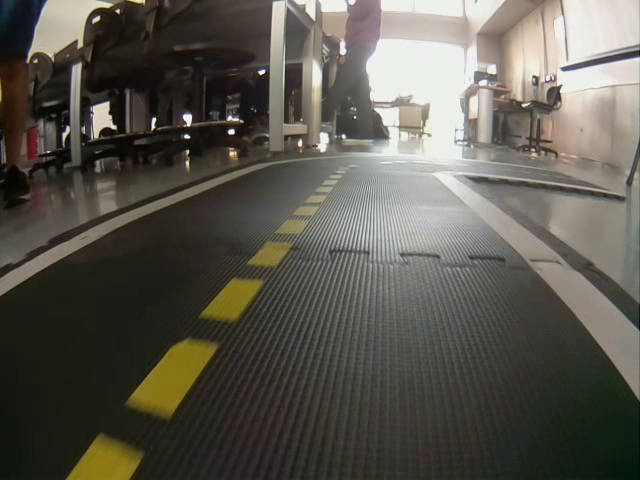
#> input picture frame 16 of images/film4.avi, 640 x 480 px, given in place of film5.avi, which was not available
$ python 01_middle_frame.py
#> lines starting #> are read from the running program, lines starting #| are printed output that depends on the picture; after the words box and inside, x2 and y2 are one past the last pixel; in counts of white or black regions, pixels touching at a corner belong together; pictures that were not available may be replaced by others from this repository, and a replacement may not be noted
import cv2
import numpy as np

lvideo = "images/film5.avi"
video = cv2.VideoCapture(lvideo)

distResolution = 1
angleResolution = 1*np.pi/180
minVotes = 5
minLineLength = 5
maxLineGap = 10

while True:

    ret, orig_frame = video.read()
#> orig_frame is the input picture: shape (480, 640, 3); mean B, G, R 79.2, 87.8, 90.7

    orig_frame = cv2.flip(orig_frame, -1)
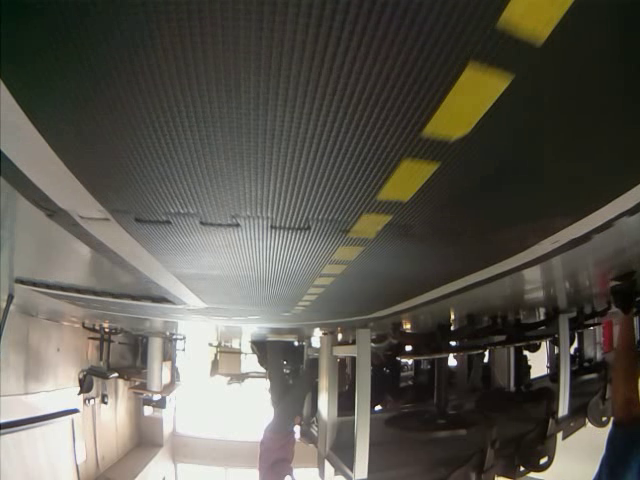
#> orig_frame: shape (480, 640, 3); mean B, G, R 79.2, 87.8, 90.7

    if not ret:
        video = cv2.VideoCapture(lvideo)
        continue

    frame = cv2.GaussianBlur(orig_frame, (5, 5), 0)

    hsv = cv2.cvtColor(frame, cv2.COLOR_BGR2HSV)
#> hsv: shape (480, 640, 3); mean H, S, V 32, 48.4, 91.9

    low_yellow = np.array([20, 42, 195])
    up_yellow = np.array([54, 255, 255])
    mask = cv2.inRange(hsv, low_yellow, up_yellow)
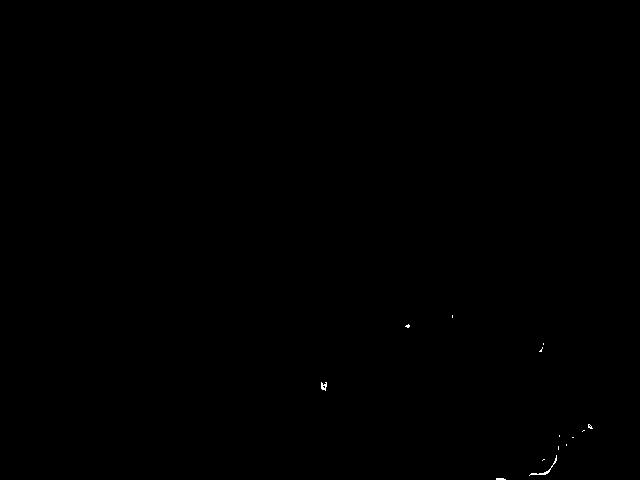
#> mask: shape (480, 640); 0.06% white in thin lines or dots, all inside (x1, y1, x2, y2) = (321, 315, 593, 480)

    edges = cv2.Canny(mask, 100, 150)
#> edges: shape (480, 640); 0.06% white in thin lines or dots, all inside (x1, y1, x2, y2) = (320, 314, 593, 480)
    lines = cv2.HoughLinesP(edges, distResolution, angleResolution, minVotes, maxLineGap= maxLineGap)
#> lines = 36 rows, first 6: [557, 457, 558, 435], [530, 475, 534, 472], [551, 468, 559, 447], [543, 342, 544, 344], [496, 478, 502, 477], [451, 316, 453, 316]

    if lines is not None:
        for line in lines:
            x1, y1, x2, y2 = line[0]
            cv2.line(frame, (x1, y1), (x2, y2), (0, 255, 0), 5)
#> this loop made 36 passes
#> (x1, y1, x2, y2) on passes 1 to 12: (557, 457, 558, 435), (530, 475, 534, 472), (551, 468, 559, 447), (543, 342, 544, 344), (496, 478, 502, 477), (451, 316, 453, 316), (528, 475, 532, 472), (555, 455, 573, 438), (405, 326, 408, 324), (539, 351, 539, 351), (546, 471, 556, 460), (406, 327, 409, 327)
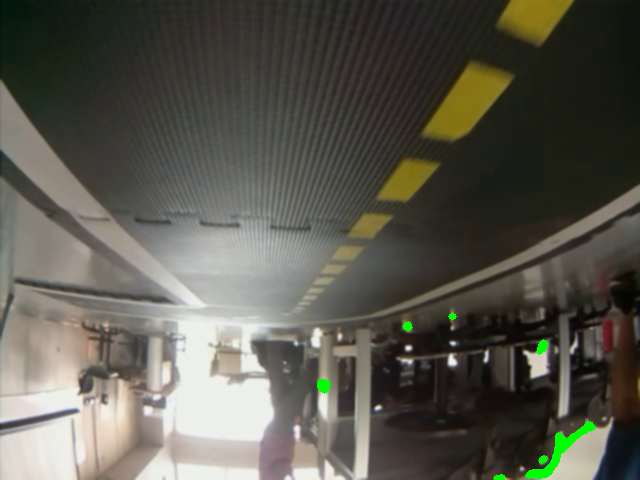
#> frame: shape (480, 640, 3); mean B, G, R 78.6, 88.3, 89.9

    cv2.imshow("mask",  frame)
    cv2.imshow("edges", edges)

    key = cv2.waitKey(3)
#> (key Esc is pressed here)
    if key == 5:
        break

video.release()
cv2.destroyAllWindows()

$ run again, starting later in the video
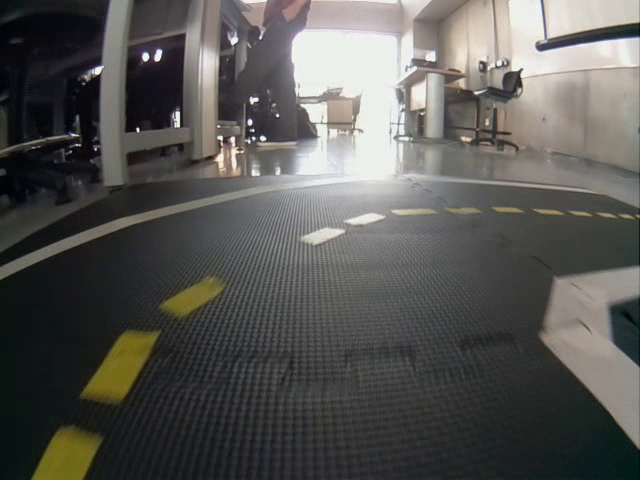
#> input picture frame 76 of images/film4.avi, 640 x 480 px, given in place of film5.avi, which was not available
#> orig_frame is the input picture: shape (480, 640, 3); mean B, G, R 84.8, 87.6, 88.5
#> `orig_frame = cv2.flip(orig_frame, -1)`:
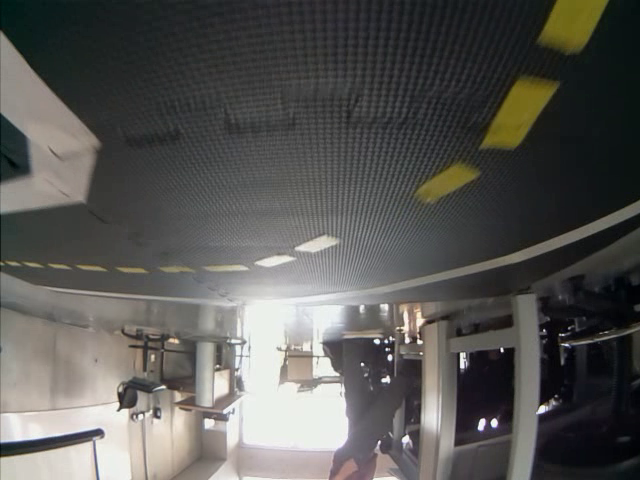
#> orig_frame: shape (480, 640, 3); mean B, G, R 84.8, 87.6, 88.5
#> hsv: shape (480, 640, 3); mean H, S, V 63.8, 32.1, 90.9
#> mask: shape (480, 640); 0% white in thin lines or dots, all inside (x1, y1, x2, y2) = (418, 314, 422, 319)
#> edges: shape (480, 640); 0% white in thin lines or dots, all inside (x1, y1, x2, y2) = (417, 313, 423, 320)
#> lines = [[417, 314, 422, 319], [418, 313, 422, 317]]
#> the loop `for line in lines:` made 2 passes

$ run again, starting later in the video
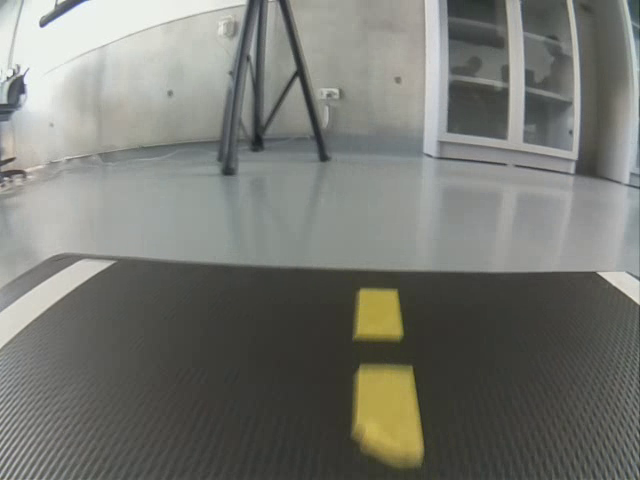
#> input picture frame 135 of images/film4.avi, 640 x 480 px, given in place of film5.avi, which was not available
#> orig_frame is the input picture: shape (480, 640, 3); mean B, G, R 114.2, 120.2, 119
#> `orig_frame = cv2.flip(orig_frame, -1)`:
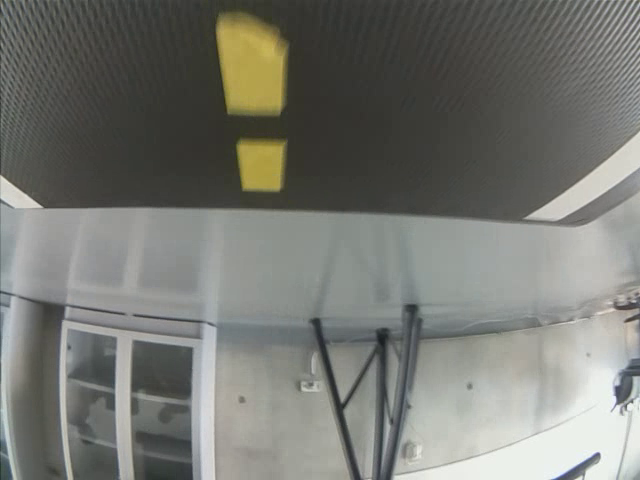
#> orig_frame: shape (480, 640, 3); mean B, G, R 114.2, 120.2, 119
#> hsv: shape (480, 640, 3); mean H, S, V 45.9, 18.1, 121.2
#> mask: shape (480, 640); 0.01% white; 1 white region, box (x1, y1, x2, y2) and area: (264, 48, 272, 56) 40
#> edges: shape (480, 640); 0.01% white in thin lines or dots, all inside (x1, y1, x2, y2) = (263, 47, 272, 56)
#> lines = [[263, 49, 267, 55], [265, 47, 271, 49], [270, 52, 270, 49]]
#> the loop `for line in lines:` made 3 passes
#> after the loop `for line in lines:`:
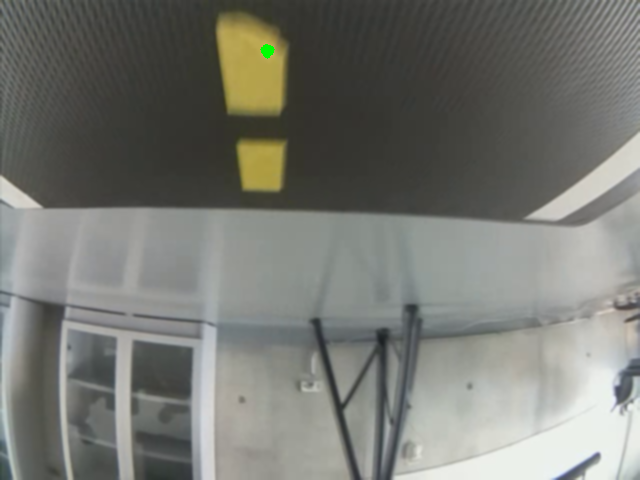
#> frame: shape (480, 640, 3); mean B, G, R 114.2, 120.2, 118.9
